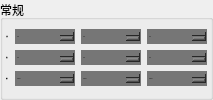
        <widget class="QGroupBox" name="box_c">
         <property name="title">
          <string>常规</string>
         </property>
         <layout class="QGridLayout" name="gridLayout">
          <property name="leftMargin">
           <number>3</number>
          </property>
          <property name="topMargin">
           <number>3</number>
          </property>
          <property name="rightMargin">
           <number>3</number>
          </property>
          <property name="bottomMargin">
           <number>5</number>
          </property>
          <item row="0" column="0">
           <layout class="QHBoxLayout" name="horizontalLayout_2">
            <item>
             <layout class="QVBoxLayout" name="verticalLayout_2">
              <item>
               <widget class="QLabel" name="label_2">
                <property name="maximumSize">
                 <size>
                  <width>30</width>
                  <height>15</height>
                 </size>
                </property>
                <property name="sizeIncrement">
                 <size>
                  <width>30</width>
                  <height>0</height>
                 </size>
                </property>
                <property name="font">
                 <font>
                  <pointsize>-1</pointsize>
                  <weight>50</weight>
                  <italic>false</italic>
                  <bold>false</bold>
                 </font>
                </property>
                <property name="text">
                 <string>位置</string>
                </property>
               </widget>
              </item>
              <item>
               <widget class="QLabel" name="label_3">
                <property name="maximumSize">
                 <size>
                  <width>30</width>
                  <height>15</height>
                 </size>
                </property>
                <property name="sizeIncrement">
                 <size>
                  <width>30</width>
                  <height>0</height>
                 </size>
                </property>
                <property name="font">
                 <font>
                  <pointsize>-1</pointsize>
                  <weight>50</weight>
                  <italic>false</italic>
                  <bold>false</bold>
                 </font>
                </property>
                <property name="text">
                 <string>旋转</string>
                </property>
               </widget>
              </item>
              <item>
               <widget class="QLabel" name="label_4">
                <property name="maximumSize">
                 <size>
                  <width>30</width>
                  <height>15</height>
                 </size>
                </property>
                <property name="sizeIncrement">
                 <size>
                  <width>30</width>
                  <height>0</height>
                 </size>
                </property>
                <property name="font">
                 <font>
                  <pointsize>-1</pointsize>
                  <weight>50</weight>
                  <italic>false</italic>
                  <bold>false</bold>
                 </font>
                </property>
                <property name="text">
                 <string>缩放</string>
                </property>
               </widget>
              </item>
             </layout>
            </item>
            <item>
             <layout class="QVBoxLayout" name="verticalLayout_3">
              <item>
               <widget class="QDoubleSpinBox" name="tra_x">
                <property name="minimumSize">
                 <size>
                  <width>60</width>
                  <height>0</height>
                 </size>
                </property>
                <property name="maximumSize">
                 <size>
                  <width>80</width>
                  <height>15</height>
                 </size>
                </property>
                <property name="sizeIncrement">
                 <size>
                  <width>0</width>
                  <height>0</height>
                 </size>
                </property>
                <property name="font">
                 <font>
                  <pointsize>-1</pointsize>
                  <weight>50</weight>
                  <italic>false</italic>
                  <bold>false</bold>
                 </font>
                </property>
                <property name="styleSheet">
                 <string notr="true">background-color: rgb(118, 118, 118);
border:0px;</string>
                </property>
                <property name="minimum">
                 <double>-1000000.000000000000000</double>
                </property>
                <property name="maximum">
                 <double>1000000.000000000000000</double>
                </property>
               </widget>
              </item>
              <item>
               <widget class="QDoubleSpinBox" name="rot_x">
                <property name="minimumSize">
                 <size>
                  <width>60</width>
                  <height>0</height>
                 </size>
                </property>
                <property name="maximumSize">
                 <size>
                  <width>80</width>
                  <height>15</height>
                 </size>
                </property>
                <property name="font">
                 <font>
                  <pointsize>-1</pointsize>
                  <weight>50</weight>
                  <italic>false</italic>
                  <bold>false</bold>
                 </font>
                </property>
                <property name="styleSheet">
                 <string notr="true">background-color: rgb(118, 118, 118);
border:0px;</string>
                </property>
                <property name="maximum">
                 <double>360.000000000000000</double>
                </property>
                <property name="singleStep">
                 <double>5.000000000000000</double>
                </property>
               </widget>
              </item>
              <item>
               <widget class="QDoubleSpinBox" name="sca_x">
                <property name="minimumSize">
                 <size>
                  <width>60</width>
                  <height>0</height>
                 </size>
                </property>
                <property name="maximumSize">
                 <size>
                  <width>80</width>
                  <height>15</height>
                 </size>
                </property>
                <property name="font">
                 <font>
                  <pointsize>-1</pointsize>
                  <weight>50</weight>
                  <italic>false</italic>
                  <bold>false</bold>
                 </font>
                </property>
                <property name="styleSheet">
                 <string notr="true">background-color: rgb(118, 118, 118);
border:0px;</string>
                </property>
                <property name="decimals">
                 <number>5</number>
                </property>
                <property name="minimum">
                 <double>0.000010000000000</double>
                </property>
                <property name="maximum">
                 <double>10000.000000000000000</double>
                </property>
                <property name="singleStep">
                 <double>0.100000000000000</double>
                </property>
               </widget>
              </item>
             </layout>
            </item>
            <item>
             <layout class="QVBoxLayout" name="verticalLayout_4">
              <item>
               <widget class="QDoubleSpinBox" name="tra_y">
                <property name="minimumSize">
                 <size>
                  <width>60</width>
                  <height>0</height>
                 </size>
                </property>
                <property name="maximumSize">
                 <size>
                  <width>80</width>
                  <height>15</height>
                 </size>
                </property>
                <property name="font">
                 <font>
                  <pointsize>-1</pointsize>
                  <weight>50</weight>
                  <italic>false</italic>
                  <bold>false</bold>
                 </font>
                </property>
                <property name="styleSheet">
                 <string notr="true">background-color: rgb(118, 118, 118);
border:0px;</string>
                </property>
                <property name="minimum">
                 <double>-1000000.000000000000000</double>
                </property>
                <property name="maximum">
                 <double>1000000.000000000000000</double>
                </property>
               </widget>
              </item>
              <item>
               <widget class="QDoubleSpinBox" name="rot_y">
                <property name="minimumSize">
                 <size>
                  <width>60</width>
                  <height>0</height>
                 </size>
                </property>
                <property name="maximumSize">
                 <size>
                  <width>80</width>
                  <height>15</height>
                 </size>
                </property>
                <property name="font">
                 <font>
                  <pointsize>-1</pointsize>
                  <weight>50</weight>
                  <italic>false</italic>
                  <bold>false</bold>
                 </font>
                </property>
                <property name="styleSheet">
                 <string notr="true">background-color: rgb(118, 118, 118);
border:0px;</string>
                </property>
                <property name="maximum">
                 <double>360.000000000000000</double>
                </property>
                <property name="singleStep">
                 <double>5.000000000000000</double>
                </property>
               </widget>
              </item>
              <item>
               <widget class="QDoubleSpinBox" name="sca_y">
                <property name="minimumSize">
                 <size>
                  <width>60</width>
                  <height>0</height>
                 </size>
                </property>
                <property name="maximumSize">
                 <size>
                  <width>80</width>
                  <height>15</height>
                 </size>
                </property>
                <property name="font">
                 <font>
                  <pointsize>-1</pointsize>
                  <weight>50</weight>
                  <italic>false</italic>
                  <bold>false</bold>
                 </font>
                </property>
                <property name="styleSheet">
                 <string notr="true">background-color: rgb(118, 118, 118);
border:0px;</string>
                </property>
                <property name="decimals">
                 <number>5</number>
                </property>
                <property name="minimum">
                 <double>0.000010000000000</double>
                </property>
                <property name="maximum">
                 <double>10000.000000000000000</double>
                </property>
                <property name="singleStep">
                 <double>0.100000000000000</double>
                </property>
               </widget>
              </item>
             </layout>
            </item>
            <item>
             <layout class="QVBoxLayout" name="verticalLayout_5">
              <item>
               <widget class="QDoubleSpinBox" name="tra_z">
                <property name="minimumSize">
                 <size>
                  <width>60</width>
                  <height>0</height>
                 </size>
                </property>
                <property name="maximumSize">
                 <size>
                  <width>80</width>
                  <height>15</height>
                 </size>
                </property>
                <property name="font">
                 <font>
                  <pointsize>-1</pointsize>
                  <weight>50</weight>
                  <italic>false</italic>
                  <bold>false</bold>
                 </font>
                </property>
                <property name="styleSheet">
                 <string notr="true">background-color: rgb(118, 118, 118);
border:0px;</string>
                </property>
                <property name="minimum">
                 <double>-1000000.000000000000000</double>
                </property>
                <property name="maximum">
                 <double>1000000.000000000000000</double>
                </property>
               </widget>
              </item>
              <item>
               <widget class="QDoubleSpinBox" name="rot_z">
                <property name="minimumSize">
                 <size>
                  <width>60</width>
                  <height>0</height>
                 </size>
                </property>
                <property name="maximumSize">
                 <size>
                  <width>80</width>
                  <height>15</height>
                 </size>
                </property>
                <property name="font">
                 <font>
                  <pointsize>-1</pointsize>
                  <weight>50</weight>
                  <italic>false</italic>
                  <bold>false</bold>
                 </font>
                </property>
                <property name="styleSheet">
                 <string notr="true">background-color: rgb(118, 118, 118);
border:0px;</string>
                </property>
                <property name="maximum">
                 <double>360.000000000000000</double>
                </property>
                <property name="singleStep">
                 <double>5.000000000000000</double>
                </property>
               </widget>
              </item>
              <item>
               <widget class="QDoubleSpinBox" name="sca_z">
                <property name="minimumSize">
                 <size>
                  <width>60</width>
                  <height>0</height>
                 </size>
                </property>
                <property name="maximumSize">
                 <size>
                  <width>80</width>
                  <height>15</height>
                 </size>
                </property>
                <property name="font">
                 <font>
                  <pointsize>-1</pointsize>
                  <weight>50</weight>
                  <italic>false</italic>
                  <bold>false</bold>
                 </font>
                </property>
                <property name="styleSheet">
                 <string notr="true">background-color: rgb(118, 118, 118);
border:0px;</string>
                </property>
                <property name="decimals">
                 <number>5</number>
                </property>
                <property name="minimum">
                 <double>0.000010000000000</double>
                </property>
                <property name="maximum">
                 <double>10000.000000000000000</double>
                </property>
                <property name="singleStep">
                 <double>0.100000000000000</double>
                </property>
               </widget>
              </item>
             </layout>
            </item>
           </layout>
          </item>
         </layout>
        </widget>
